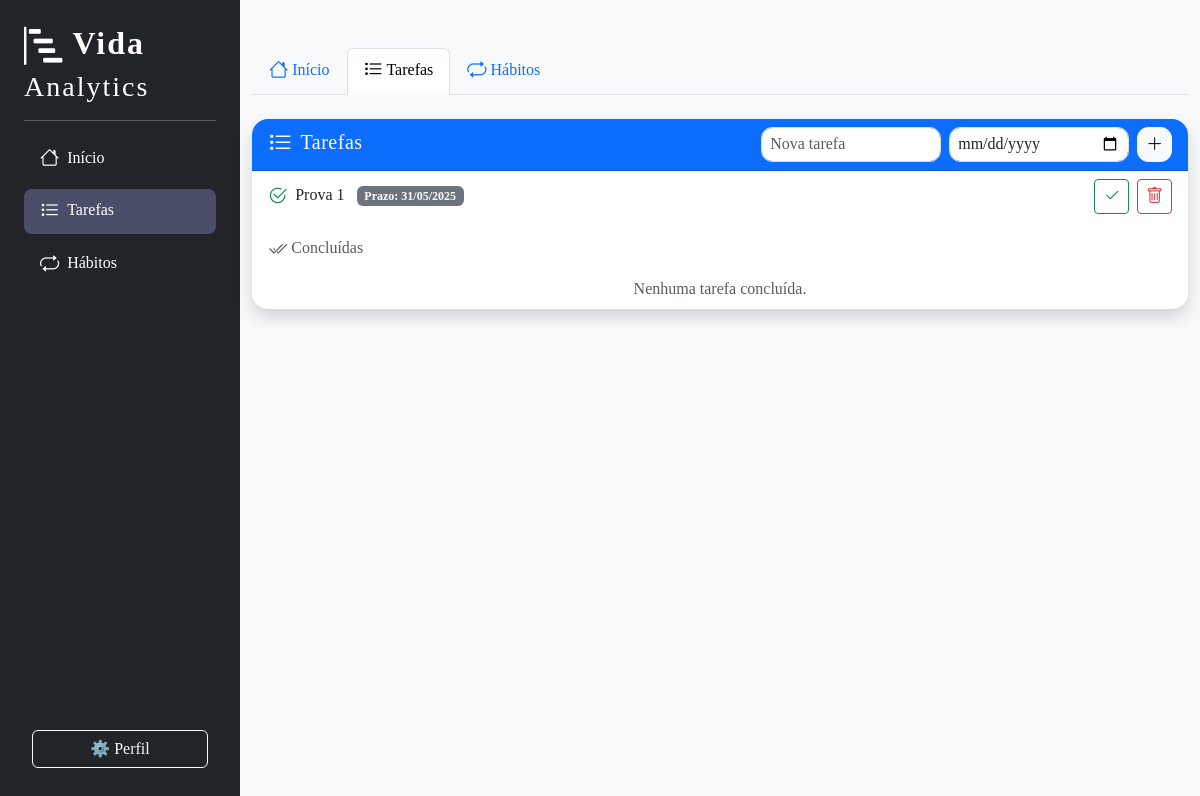
/tarefas (signed in), run on an earlier commit of the app's database.
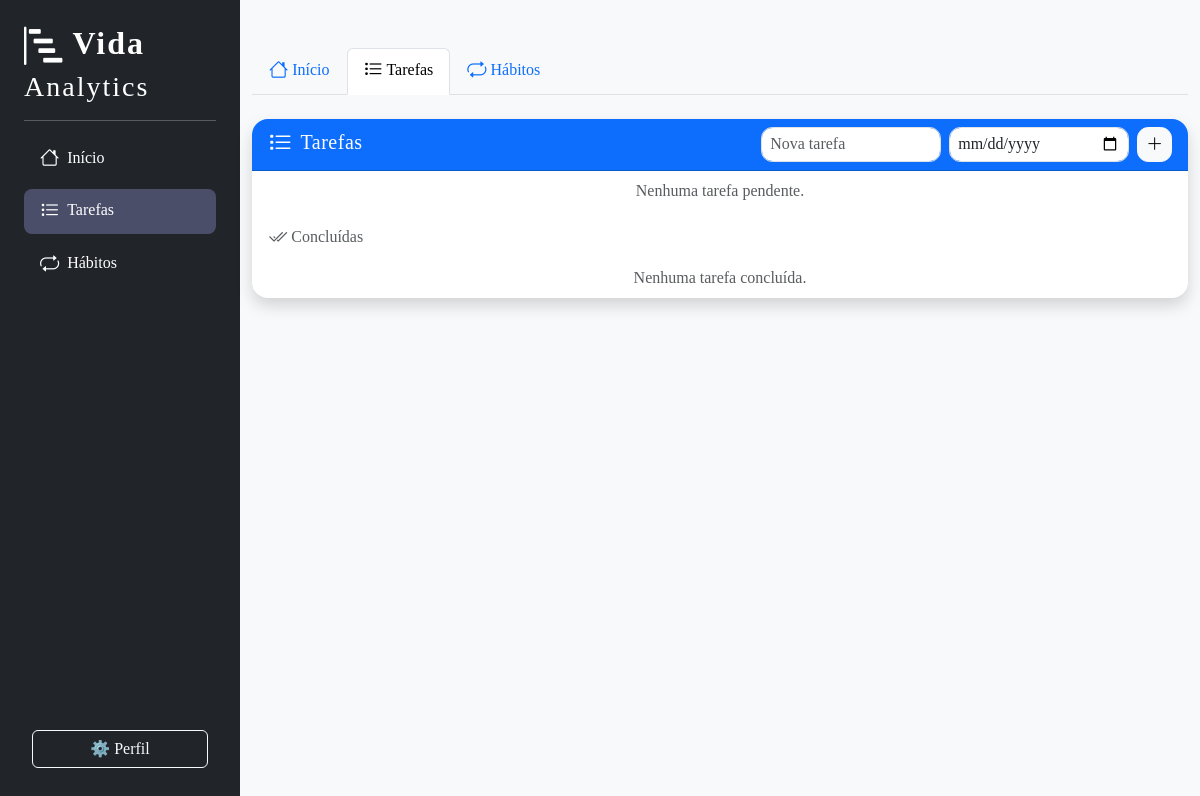
And on a later commit of the database.
### main.py (models this page shows, shortened)
class Tarefa(db.Model):
    id = db.Column(db.Integer, primary_key=True)
    titulo = db.Column(db.String(120), nullable=False)
    status = db.Column(db.String(20), default='pendente')
    data_entrega = db.Column(db.DateTime, nullable=False, default=datetime.now)
    prazo = db.Column(db.Date)
    usuario_id = db.Column(db.Integer, db.ForeignKey(
        'usuario.id'), nullable=False)

### main.py (the view)
@app.route("/tarefas")
def tarefas():
    usuario_id = session.get("usuario_id")
    tarefas = Tarefa.query.filter_by(usuario_id=usuario_id).all()
    return render_template("index.html", tarefas=tarefas, aba="tarefas")

### templates/index.html (shortened to what this page needs)
{% extends "base.html" %}
{% block content %}
<div class="container py-5">
  <ul class="nav nav-tabs mb-4">
    <li class="nav-item">
      <a class="nav-link {% if aba == 'dashboard' %}active{% endif %}" href="{{ url_for('dashboard') }}">
        <i class="bi bi-house"></i> Início
      </a>
    </li>
    <li class="nav-item">
      <a class="nav-link {% if aba == 'tarefas' %}active{% endif %}" href="{{ url_for('tarefas') }}">
        <i class="bi bi-list-task"></i> Tarefas
      </a>
    </li>
    <li class="nav-item">
      <a class="nav-link {% if aba == 'habitos' %}active{% endif %}" href="{{ url_for('habitos') }}">
        <i class="bi bi-repeat"></i> Hábitos
      </a>
    </li>
  </ul>
  {% if aba == 'dashboard' %}
  <script>
    async function carregarLembretes() {
      const resp = await fetch('/lembretes_pendentes');
      const dados = await resp.json();
      const lista = document.getElementById('listaLembretes');
      const card = document.getElementById('cardLembretes');
      const semLembretes = document.getElementById('semLembretes');
      lista.innerHTML = '';
      let temLembrete = false;
      if (dados.tarefas.length) {
        dados.tarefas.forEach(t => {
          const li = document.createElement('li');
          li.className = "list-group-item d-flex align-items-center";
          li.innerHTML = `<span class="badge bg-primary me-2">Tarefa</span> ${t.titulo} <span class="badge bg-secondary ms-2">Prazo: ${t.prazo}</span>`;
          lista.appendChild(li);
          temLembrete = true;
        });
      }
      if (dados.habitos.length) {
        dados.habitos.forEach(h => {
          const li = document.createElement('li');
          li.className = "list-group-item d-flex align-items-center";
          li.innerHTML = `<span class="badge bg-success me-2">Hábito</span> ${h}`;
          lista.appendChild(li);
          temLembrete = true;
        });
      }
      card.style.display = 'block';
      semLembretes.style.display = temLembrete ? 'none' : 'block';
      lista.style.display = temLembrete ? 'block' : 'none';
    }
    document.addEventListener('DOMContentLoaded', carregarLembretes);
  </script>
  <div class="row mb-2">
    <div class="col-lg-6">
      <div class="card shadow border-0 rounded-4">
        <div class="card-body">
          <h2 class="card-title mb-3 fw-bold "><i class="bi bi-bar-chart-steps me-2"></i>Bem-vindo ao Vida Analytics, {{usuario.nome }}!
          </h2>
          <p class="card-text">Gerencie suas tarefas e hábitos, acompanhe seu progresso e evolua sua rotina!</p>
          <hr>
          <div class="d-flex gap-4">
            <div>
              <span class="fs-4 fw-bold text-primary">{{tarefas|length }}</span>
              <div class="text-muted">Tarefas</div>
            </div>
            <div>
              <span class="fs-4 fw-bold text-success">{{ habitos|length }}</span>
              <div class="text-muted">Hábitos</div>
            </div>
          </div>
        </div>
      </div>
    </div>
    <div class="col-lg-6 me-lg-8">
      <div id="cardLembretes" class="card shadow border-0 rounded-4 mb-2" style="display:none;">
        <div class="card-body text-center">
          <div class="mb-0">
            <i class="bi bi-bell-fill text-warning" style="font-size: 2.5rem;"></i>
          </div>
          <h5 class="card-title mb-3 fw-bold text-warning">Lembretes de hoje</h5>
          <hr>
          <ul id="listaLembretes" class="list-group list-group-flush mb-0 ad"></ul>
          <div id="semLembretes" class="text-muted mt-3" style="display:none;">
            <i class="bi bi-emoji-smile"></i> Nenhuma pendência para hoje!
          </div>
        </div>
      </div>
    </div>
  </div>
  <div class="container py-3">
    <div class="card shadow border-0 rounded-4">
      <div class="card-header bg-info text-white rounded-top-4">
        <h5 class="mb-0 fw-bold"><i class="bi bi-graph-up"></i> Quadro de Produtividade</h5>
      </div>
      <div class="card-body">
        <canvas id="graficoProgresso" height="100"></canvas>
        <script src="https://cdn.jsdelivr.net/npm/chart.js"></script>
        <script>
          async function atualizarGrafico() {
            console.log("Função atualizarGrafico chamada!");
            const resp = await fetch('/dados_grafico_progresso');
            const dados = await resp.json();
            const ctx = document.getElementById('graficoProgresso').getContext('2d');
            if (window.graficoProgresso && typeof window.graficoProgresso.destroy === 'function') {
              window.graficoProgresso.destroy();
            }
            window.graficoProgresso = new Chart(ctx, {
              type: 'line',
              data: {
                labels: dados.dias,
                datasets: [
                  {
                    label: 'Tarefas concluídas',
                    data: dados.tarefas,
                    borderColor: 'rgba(54, 162, 235, 1)',
                    backgroundColor: 'rgba(54, 162, 235, 0.2)',
                    tension: 0.3
                  },
                  {
                    label: 'Tarefas pendente',
                    data: dados.tarefas_pendentes,
                    borderColor: 'rgba(255, 0, 0, 1)',
                    backgroundColor: 'rgba(255, 0, 0, 0.2)',
                    tension: 0.3
                  },
                  {
                    label: 'Hábitos concluídos',
                    data: dados.habitos_concluidos,
                    borderColor: 'rgba(40, 167, 69, 1)',
                    backgroundColor: 'rgba(40, 167, 69, 0.2)',
                    tension: 0.3
                  }
                  // {
                  //   label: 'Hábitos pendentes',
                  //   data: dados.habitos_pendentes,
                  //   borderColor: 'rgba(255, 193, 7, 1)',
                  //   backgroundColor: 'rgba(255, 193, 7, 0.2)',
                  //   tension: 0.3
                  // }
                ]
              },
              options: {
                responsive: true,
                plugins: {
                  legend: { position: 'top' },
                  title: { display: false }
                },
                scales: {
                  y: {
                    beginAtZero: true,
                    ticks: {
                      stepSize: 1,
                      precision: 0,
                      callback: function (value) {
                        return Number.isInteger(value) ? value : null;
                      }
                    }
                  }
                }
              }
            });
          }
          document.addEventListener('DOMContentLoaded', atualizarGrafico);
        </script>
        {% elif aba == 'tarefas' %}
        <div class="card shadow border-0 rounded-4">
          <div
            class="card-header bg-primary text-white rounded-top-4 d-flex justify-content-between align-items-center">
            <h5 class="mb-0"><i class="bi bi-list-task me-2"></i>Tarefas</h5>
            <form action="{{ url_for('adicionar_tarefa') }}" method="POST" class="d-flex gap-2 mb-0">
              <input name="titulo" class="form-control form-control-sm" placeholder="Nova tarefa" required>
              <input name="prazo" type="date" class="form-control form-control-sm" placeholder="Prazo" required>
              <button class="btn btn-light btn-sm" title="Adicionar tarefa"><i class="bi bi-plus-lg"></i></button>
            </form>
          </div>
          <ul class="list-group list-group-flush">
            {% set pendentes = tarefas | selectattr('status', 'equalto', 'pendente') | list %}
            {% if pendentes %}
            {% for t in pendentes %}
            <li class="list-group-item d-flex justify-content-between align-items-center">
              <span>
                <i class="bi bi-check2-circle me-1 text-success"></i>
                {{ t.titulo }}
                {% if t.prazo %}
                <span class="badge bg-secondary ms-2">Prazo: {{ t.prazo.strftime('%d/%m/%Y') }}</span>
                {% endif %}
              </span>
              <div>
                <a href="{{ url_for('concluir_tarefa', id=t.id) }}" class="btn btn-outline-success btn-sm"
                  title="Concluir"><i class="bi bi-check2"></i></a>
                <a href="{{ url_for('remover_tarefa', id=t.id) }}" class="btn btn-outline-danger btn-sm ms-1"
                  title="Remover"><i class="bi bi-trash"></i></a>
              </div>
            </li>
            {% endfor %}
            {% else %}
            <li class="list-group-item text-muted text-center">Nenhuma tarefa pendente.</li>
            {% endif %}
          </ul>
          <div class="px-3 pt-3">
            <h6 class="text-muted mb-2"><i class="bi bi-check2-all"></i> Concluídas</h6>
            <ul class="list-group list-group-flush">
              {% set concluidas = tarefas | selectattr('status', 'equalto', 'concluída') | list %}
              {% if concluidas %}
              {% for t in concluidas %}
              <li
                class="list-group-item d-flex justify-content-between align-items-center text-success text-decoration-line-through">
                <span>
                  <i class="bi bi-check2-circle me-1 text-success"></i>
                  {{ t.titulo }}
                </span>
                <a href="{{ url_for('remover_tarefa', id=t.id) }}" class="btn btn-outline-danger btn-sm ms-1"
                  title="Remover"><i class="bi bi-trash"></i></a>
              </li>
              {% endfor %}
              {% else %}
              <li class="list-group-item text-muted text-center">Nenhuma tarefa concluída.</li>
              {% endif %}
            </ul>
          </div>
        </div>
        {% endif %}
      </div>
      {% endblock %}

### templates/base.html (shortened to what this page needs)
<!DOCTYPE html>
<html lang="pt-br">
<head>
  <link href="https://cdn.jsdelivr.net/npm/bootstrap@5.3.3/dist/css/bootstrap.min.css" rel="stylesheet">
  <link href="https://cdn.jsdelivr.net/npm/bootstrap-icons@1.11.3/font/bootstrap-icons.css" rel="stylesheet">
  <link rel="stylesheet" href="{{ url_for('static', filename='style.css') }}">
</head>
<body>
  <div class="d-flex min-vh-100">
    <nav class="sidebar bg-dark text-white p-4 d-flex flex-column justify-content-between">
      <div>
        <h2 class="mb-2" style="font-weight: bold; letter-spacing: 2px;">
          <i class="bi bi-bar-chart-steps me-2"></i>Vida
          <br>
          <div>
            <h3 class="mb-1 d-flex mt-auto me-3" style="font-weight:400; letter-spacing: 2px;">Analytics
            </h3>
            <hr>
          </div>
        </h2>
        <ul class="nav flex-column gap-2">
          <li class="nav-item">
            <a class="nav-link text-white {% if aba == 'dashboard' %}active{% endif %}"
              href="{{ url_for('dashboard') }}">
              <i class="bi bi-house me-2"></i>Início
            </a>
          </li>
          <li class="nav-item">
            <a class="nav-link text-white {% if aba == 'tarefas' %}active{% endif %}" href="{{ url_for('tarefas') }}">
              <i class="bi bi-list-task me-2"></i>Tarefas
            </a>
          </li>
          <li class="nav-item">
            <a class="nav-link text-white {% if aba == 'habitos' %}active{% endif %}" href="{{ url_for('habitos') }}">
              <i class="bi bi-repeat me-2"></i>Hábitos
            </a>
          </li>
        </ul>
      </div>
      <div class="mt-auto p-2 ">
        <a href="{{ url_for('editar_usuario', id=session['usuario_id']) }}" class="btn btn-outline-light w-100 mt-4">⚙️
          Perfil</a>
      </div>
    </nav>
    <main class="flex-grow-1 bg-light">
      {% block content %}{% endblock %}
    </main>
  </div>
</html>

### static/style.css (style rules this page uses)
body { background: linear-gradient(120deg, #f8fafc 0%, #e0eafc 100%); min-height: 10vh; }
.sidebar { width: 240px; min-width: 200px; background: #22223b; color: #fff; box-shadow: 2px 0 16px rgba(34, 34, 59, 0.07); }
.sidebar h2 { font-weight: 700; letter-spacing: 1px; }
.sidebar .nav-link { color: #bfc0c0; border-radius: 0.5rem; transition: background 0.2s, color 0.2s; }
.sidebar .nav-link.active, .sidebar .nav-link:hover { background: #4a4e69; color: #fff; }
.card { border-radius: 1.5rem; box-shadow: 0 6px 32px rgba(34, 34, 59, 0.09); }
.card-header { border-radius: 1.5rem 1.5rem 0 0; font-weight: 600; letter-spacing: 0.5px; font-size: 1.1rem; }
.list-group-item { border: none; border-bottom: 1px solid #f0f0f0; background: transparent; }
.list-group-item:last-child { border-bottom: none; }
input.form-control, input.form-control-sm { border-radius: 0.7rem; border: 1px solid #dee2e6; font-size: 1rem; }
button.btn, button.btn-sm { border-radius: 0.7rem; transition: background 0.2s, color 0.2s, box-shadow 0.2s; }
.bi { vertical-align: middle; font-size: 1.2em; }

### templates/base.html (style rules this page uses)
body { font-family: Cambria, Cochin, Georgia, Times, 'Times New Roman', serif; }

What changed in the data, as far as the page shows it:
removed Tarefa: titulo "Prova 1", prazo "31/05/2025"
Also different on the page:
text now shown: "Nenhuma tarefa pendente."
